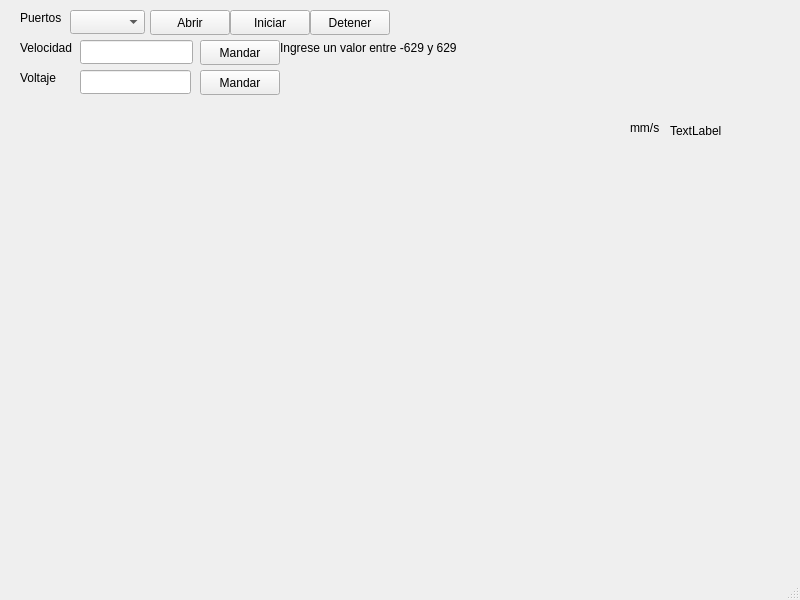
<?xml version="1.0" encoding="UTF-8"?>
<ui version="4.0">
 <class>MainWindow</class>
 <widget class="QMainWindow" name="MainWindow">
  <property name="geometry">
   <rect>
    <x>0</x>
    <y>0</y>
    <width>800</width>
    <height>600</height>
   </rect>
  </property>
  <property name="windowTitle">
   <string>MainWindow</string>
  </property>
  <widget class="QWidget" name="centralwidget">
   <widget class="QComboBox" name="selepuerto">
    <property name="geometry">
     <rect>
      <x>70</x>
      <y>10</y>
      <width>75</width>
      <height>24</height>
     </rect>
    </property>
   </widget>
   <widget class="QLabel" name="label">
    <property name="geometry">
     <rect>
      <x>20</x>
      <y>10</y>
      <width>55</width>
      <height>16</height>
     </rect>
    </property>
    <property name="text">
     <string>Puertos</string>
    </property>
   </widget>
   <widget class="QPushButton" name="botonpuerto">
    <property name="geometry">
     <rect>
      <x>150</x>
      <y>10</y>
      <width>80</width>
      <height>25</height>
     </rect>
    </property>
    <property name="text">
     <string>Abrir</string>
    </property>
   </widget>
   <widget class="QPushButton" name="botoninicio">
    <property name="geometry">
     <rect>
      <x>230</x>
      <y>10</y>
      <width>80</width>
      <height>25</height>
     </rect>
    </property>
    <property name="text">
     <string>Iniciar</string>
    </property>
   </widget>
   <widget class="QPushButton" name="botonpara">
    <property name="geometry">
     <rect>
      <x>310</x>
      <y>10</y>
      <width>80</width>
      <height>25</height>
     </rect>
    </property>
    <property name="text">
     <string>Detener</string>
    </property>
   </widget>
   <widget class="QLabel" name="label_2">
    <property name="geometry">
     <rect>
      <x>20</x>
      <y>40</y>
      <width>55</width>
      <height>16</height>
     </rect>
    </property>
    <property name="text">
     <string>Velocidad</string>
    </property>
   </widget>
   <widget class="QCustomPlot" name="customPlot" native="true">
    <property name="geometry">
     <rect>
      <x>30</x>
      <y>120</y>
      <width>591</width>
      <height>431</height>
     </rect>
    </property>
   </widget>
   <widget class="QLineEdit" name="cajaVelocidad">
    <property name="geometry">
     <rect>
      <x>80</x>
      <y>40</y>
      <width>113</width>
      <height>24</height>
     </rect>
    </property>
   </widget>
   <widget class="QPushButton" name="botonVelocidad">
    <property name="geometry">
     <rect>
      <x>200</x>
      <y>40</y>
      <width>80</width>
      <height>25</height>
     </rect>
    </property>
    <property name="text">
     <string>Mandar</string>
    </property>
   </widget>
   <widget class="QLabel" name="recepetor">
    <property name="geometry">
     <rect>
      <x>670</x>
      <y>120</y>
      <width>61</width>
      <height>21</height>
     </rect>
    </property>
    <property name="text">
     <string>TextLabel</string>
    </property>
   </widget>
   <widget class="QLabel" name="label_3">
    <property name="geometry">
     <rect>
      <x>280</x>
      <y>40</y>
      <width>211</width>
      <height>16</height>
     </rect>
    </property>
    <property name="text">
     <string>Ingrese un valor entre -629 y 629</string>
    </property>
   </widget>
   <widget class="QLabel" name="label_4">
    <property name="geometry">
     <rect>
      <x>630</x>
      <y>120</y>
      <width>55</width>
      <height>16</height>
     </rect>
    </property>
    <property name="text">
     <string>mm/s</string>
    </property>
   </widget>
   <widget class="QLineEdit" name="cajaVolt">
    <property name="geometry">
     <rect>
      <x>80</x>
      <y>70</y>
      <width>111</width>
      <height>24</height>
     </rect>
    </property>
   </widget>
   <widget class="QLabel" name="label_5">
    <property name="geometry">
     <rect>
      <x>20</x>
      <y>70</y>
      <width>55</width>
      <height>16</height>
     </rect>
    </property>
    <property name="text">
     <string>Voltaje</string>
    </property>
   </widget>
   <widget class="QPushButton" name="botonvoltaje">
    <property name="geometry">
     <rect>
      <x>200</x>
      <y>70</y>
      <width>80</width>
      <height>25</height>
     </rect>
    </property>
    <property name="text">
     <string>Mandar</string>
    </property>
   </widget>
  </widget>
  <widget class="QMenuBar" name="menubar">
   <property name="geometry">
    <rect>
     <x>0</x>
     <y>0</y>
     <width>800</width>
     <height>25</height>
    </rect>
   </property>
  </widget>
  <widget class="QStatusBar" name="statusbar"/>
 </widget>
 <customwidgets>
  <customwidget>
   <class>QCustomPlot</class>
   <extends>QWidget</extends>
   <header location="global">qcustomplot.h</header>
   <container>1</container>
  </customwidget>
 </customwidgets>
 <resources/>
 <connections/>
</ui>
